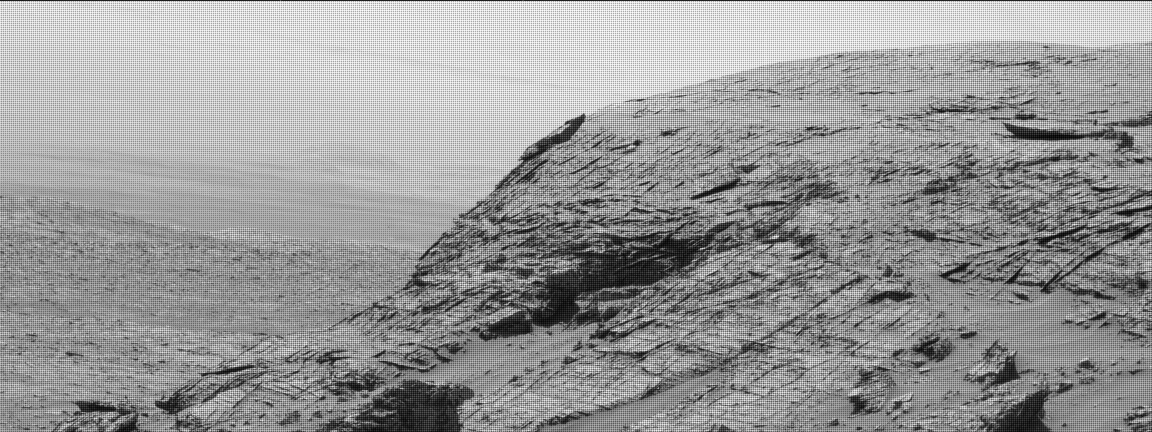
#> input picture images/ML0_673757778EDR_S0872902MCAM00037D1.png, 1152 x 432 px; its folder holds only this picture in this run
$ python select_colmap_images.py --input-dir ../images --output-dir out
#> lines starting #> are read from the running program, lines starting #| are printed output that depends on the picture
# select_colmap_images.py
#
# Final COLMAP subset selector for Virtual Mars.
#
# Run this AFTER:
#   1. filter_xml_metadata.py
#   2. vic2png
#   3. raw_png_filter.py
#   4. demosaic_batch.py
#
# Run this BEFORE:
#   5. COLMAP intrinsics export
#   6. COLMAP feature extraction / matching / mapping
#
# -----------------------------------------------------------------------
# Purpose
# -----------------------------------------------------------------------
# This script selects the FINAL subset of demosaiced images to feed into
# COLMAP.
#
# It is intentionally NOT the main dataset cleanup stage.
# That job now belongs to raw_png_filter.py.
#
# This script assumes the input folder already contains a reasonably clean
# set of images, and it performs:
#
#   1. Quality scoring on the demosaiced images
#   2. Final accept/reject decision for COLMAP
#   3. Per-sequence thinning (to reduce near-duplicate frames)
#   4. Copies selected images into:
#
#        <output_dir>/
#          images/
#          selection_report.csv
#          keep_list.txt
#          sequence_summary.csv
#
# -----------------------------------------------------------------------
# Why this stage exists
# -----------------------------------------------------------------------
# After raw_png_filter.py and demosaicing, you may still have:
#   - too many near-duplicate frames in the same MCAM sequence
#   - some weaker images that are acceptable but not ideal
#
# COLMAP usually benefits from:
#   - strong texture
#   - good sharpness
#   - reasonable overlap
#   - not too many redundant frames from one exact sweep
#
# So this script keeps only the best subset for reconstruction.
#
# -----------------------------------------------------------------------
# Example usage
# -----------------------------------------------------------------------
#
# Bilinear:
#   python select_colmap_images.py ^
#       --input-dir datasets\maria_pass_filtered2\demosaiced\bilinear ^
#       --output-dir COLMAP\colmap_bilinear ^
#       --max-per-sequence 6
#
# Malvar:
#   python select_colmap_images.py ^
#       --input-dir datasets\maria_pass_filtered2\demosaiced\malvar ^
#       --output-dir COLMAP\colmap_malvar ^
#       --max-per-sequence 6
#
# Dry run:
#   python select_colmap_images.py ^
#       --input-dir datasets\maria_pass_filtered2\demosaiced\bilinear ^
#       --output-dir COLMAP\colmap_bilinear ^
#       --max-per-sequence 6 ^
#       --dry-run
#
# -----------------------------------------------------------------------
# Design notes
# -----------------------------------------------------------------------
# Unlike raw_png_filter.py, this script works on fully demosaiced RGB images.
# That means the quality heuristics can reflect what COLMAP will actually see.
#
# The main difference from the earlier version is conceptual:
#   - raw_png_filter.py = early cleanup
#   - select_colmap_images.py = final COLMAP subset builder


import os
import re
import csv
import shutil
import argparse
from pathlib import Path

import numpy as np
from PIL import Image


# -----------------------------------------------------------------------
# Sequence ID extraction
# -----------------------------------------------------------------------

MCAM_PATTERN = re.compile(r"(MCAM\d+)", re.IGNORECASE)


def get_sequence_id(filename: str) -> str:
    """Extract MCAM sequence ID from filename."""
    m = MCAM_PATTERN.search(filename.upper())
    if m:
        return m.group(1)
    return "UNKNOWN"


# -----------------------------------------------------------------------
# Image loading
# -----------------------------------------------------------------------

def load_image(image_path: Path):
    """
    Load one demosaiced PNG and return:
      - rgb array
      - gray array
      - width
      - height
    """
    img = Image.open(image_path).convert("RGB")
    rgb = np.array(img, dtype=np.float32)
    gray = np.array(img.convert("L"), dtype=np.float32)
    height, width = gray.shape
    return rgb, gray, width, height


# -----------------------------------------------------------------------
# Quality metrics
# -----------------------------------------------------------------------

def compute_sharpness(gray: np.ndarray) -> float:
    """
    Laplacian variance.
    Higher = more fine detail / less blur.
    """
    if gray.shape[0] < 3 or gray.shape[1] < 3:
        return 0.0

    center = gray[1:-1, 1:-1]
    up = gray[:-2, 1:-1]
    down = gray[2:, 1:-1]
    left = gray[1:-1, :-2]
    right = gray[1:-1, 2:]

    lap = (up + down + left + right) - (4.0 * center)
    return float(np.var(lap))


def compute_texture(gray: np.ndarray) -> float:
    """
    Mean absolute pixel difference in x and y.
    Higher = more usable scene structure.
    """
    if gray.shape[0] < 2 or gray.shape[1] < 2:
        return 0.0

    dx = np.abs(gray[:, 1:] - gray[:, :-1])
    dy = np.abs(gray[1:, :] - gray[:-1, :])

    return float((np.mean(dx) + np.mean(dy)) / 2.0)


def compute_brightness(gray: np.ndarray):
    """
    Brightness statistics.
    """
    mean_val = float(np.mean(gray))
    std_val = float(np.std(gray))
    dark_fraction = float(np.mean(gray < 15))
    bright_fraction = float(np.mean(gray > 240))

    return mean_val, std_val, dark_fraction, bright_fraction


def has_sky_dominance(gray: np.ndarray) -> bool:
    """
    Sky-heavy frames usually give poor COLMAP support in the sky region.
    Soft penalty only.
    """
    h = gray.shape[0]
    top = gray[:max(1, int(h * 0.20)), :]
    top_mean = float(np.mean(top))
    top_texture = compute_texture(top)

    if top_mean > 170 and top_texture < 8:
        return True
    if top_mean > 145 and top_texture < 6:
        return True
    return False


def has_ground_only(gray: np.ndarray) -> bool:
    """
    Flag close-up frames dominated by similar rock/ground texture.
    Soft penalty only.
    """
    h = gray.shape[0]
    top = gray[: h // 2, :]
    bottom = gray[h // 2 :, :]

    mean_diff = abs(float(np.mean(top)) - float(np.mean(bottom)))
    top_texture = compute_texture(top)
    bottom_texture = compute_texture(bottom)

    return mean_diff < 18 and top_texture > 10 and bottom_texture > 10


# -----------------------------------------------------------------------
# Image scoring
# -----------------------------------------------------------------------

def score_image(image_path: Path) -> dict:
    """
    Score one demosaiced image for final COLMAP suitability.
    """
    try:
        rgb, gray, width, height = load_image(image_path)
    except Exception as exc:
        return {
            "score": 0.0,
            "hard_fail": True,
            "reasons": [f"image_open_failed:{type(exc).__name__}"],
            "sharpness": 0.0,
            "texture": 0.0,
            "brightness_mean": 0.0,
            "brightness_std": 0.0,
            "dark_fraction": 0.0,
            "bright_fraction": 0.0,
            "sky_dominant": False,
            "ground_only": False,
            "width": 0,
            "height": 0,
        }

    sharpness = compute_sharpness(gray)
    texture = compute_texture(gray)
    mean_val, std_val, dark_frac, bright_frac = compute_brightness(gray)
    sky_dominant = has_sky_dominance(gray)
    ground_only = has_ground_only(gray)

    reasons = []
    score = 0.0
    hard_fail = False

    # ------------------------------------------------------------
    # Resolution
    # ------------------------------------------------------------
    if width < 700 or height < 400:
        reasons.append("too_small")
        hard_fail = True

    if width >= 1200 and height >= 1100:
        score += 2.0
    elif width >= 1000 and height >= 700:
        score += 1.0

    # ------------------------------------------------------------
    # Sharpness
    # ------------------------------------------------------------
    if sharpness < 8:
        reasons.append("very_blurry")
        hard_fail = True
    elif sharpness < 25:
        reasons.append("soft")
        score += 0.5
    else:
        score += 2.0

    # ------------------------------------------------------------
    # Texture
    # ------------------------------------------------------------
    if texture < 4:
        reasons.append("very_low_texture")
        hard_fail = True
    elif texture < 8:
        reasons.append("low_texture")
        score += 0.5
    else:
        score += 2.0

    # ------------------------------------------------------------
    # Brightness / contrast
    # ------------------------------------------------------------
    if dark_frac > 0.40:
        reasons.append("too_dark")
        score -= 1.5

    if bright_frac > 0.35:
        reasons.append("too_bright")
        score -= 1.5

    if std_val < 20:
        reasons.append("low_contrast")
        score -= 0.5

    # ------------------------------------------------------------
    # Scene composition heuristics
    # ------------------------------------------------------------
    if sky_dominant:
        reasons.append("sky_dominant")
        score -= 1.0

    if ground_only:
        reasons.append("ground_only")
        score -= 0.5

    # ------------------------------------------------------------
    # Bonus for full-frame Mastcam size
    # ------------------------------------------------------------
    if width >= 1344 and height >= 1200:
        score += 1.5

    return {
        "score": score,
        "hard_fail": hard_fail,
        "reasons": reasons,
        "sharpness": sharpness,
        "texture": texture,
        "brightness_mean": mean_val,
        "brightness_std": std_val,
        "dark_fraction": dark_frac,
        "bright_fraction": bright_frac,
        "sky_dominant": sky_dominant,
        "ground_only": ground_only,
        "width": width,
        "height": height,
    }


# -----------------------------------------------------------------------
# Selection logic
# -----------------------------------------------------------------------

def select_images(scored_rows: list[dict], max_per_sequence: int) -> set[str]:
    """
    Two-pass selection:
      1. Drop hard failures
      2. Within each sequence, keep top N by score
    """
    by_sequence = {}

    for row in scored_rows:
        seq = row["sequence_id"]
        if seq not in by_sequence:
            by_sequence[seq] = []
        by_sequence[seq].append(row)

    selected_stems = set()

    for seq, rows in by_sequence.items():
        passed = [r for r in rows if not r["hard_fail"]]
        failed = [r for r in rows if r["hard_fail"]]

        for r in failed:
            r["final_status"] = "REJECT_QUALITY"

        if not passed:
            continue

        # Sort strongest first
        passed.sort(key=lambda r: (r["score"], r["sharpness"], r["texture"]), reverse=True)

        kept = passed[:max_per_sequence]
        thinned = passed[max_per_sequence:]

        for r in kept:
            r["final_status"] = "KEEP"
            selected_stems.add(r["file_stem"])

        for r in thinned:
            r["final_status"] = "REJECT_THINNED"

    return selected_stems


# -----------------------------------------------------------------------
# Reports
# -----------------------------------------------------------------------

def write_report(rows: list[dict], report_path: Path):
    """
    Full per-image selection report.
    """
    fieldnames = [
        "file_name",
        "file_stem",
        "sequence_id",
        "final_status",
        "score",
        "width",
        "height",
        "sharpness",
        "texture",
        "brightness_mean",
        "brightness_std",
        "dark_fraction",
        "bright_fraction",
        "sky_dominant",
        "ground_only",
        "reasons",
    ]

    with open(report_path, "w", newline="", encoding="utf-8") as f:
        writer = csv.DictWriter(f, fieldnames=fieldnames)
        writer.writeheader()

        for row in rows:
            writer.writerow({
                "file_name": row["file_name"],
                "file_stem": row["file_stem"],
                "sequence_id": row["sequence_id"],
                "final_status": row.get("final_status", "UNKNOWN"),
                "score": f"{row['score']:.3f}",
                "width": row["width"],
                "height": row["height"],
                "sharpness": f"{row['sharpness']:.2f}",
                "texture": f"{row['texture']:.2f}",
                "brightness_mean": f"{row['brightness_mean']:.1f}",
                "brightness_std": f"{row['brightness_std']:.1f}",
                "dark_fraction": f"{row['dark_fraction']:.3f}",
                "bright_fraction": f"{row['bright_fraction']:.3f}",
                "sky_dominant": row["sky_dominant"],
                "ground_only": row["ground_only"],
                "reasons": ";".join(row["reasons"]),
            })


def write_sequence_summary(rows: list[dict], summary_path: Path):
    """
    Per-sequence summary after final selection.
    """
    grouped = {}

    for row in rows:
        seq = row["sequence_id"]
        if seq not in grouped:
            grouped[seq] = {
                "sequence_id": seq,
                "count_total": 0,
                "count_keep": 0,
                "count_reject_quality": 0,
                "count_reject_thinned": 0,
                "score_sum": 0.0,
                "sample_files": [],
            }

        grouped[seq]["count_total"] += 1
        grouped[seq]["score_sum"] += row["score"]

        status = row.get("final_status", "UNKNOWN")
        if status == "KEEP":
            grouped[seq]["count_keep"] += 1
        elif status == "REJECT_QUALITY":
            grouped[seq]["count_reject_quality"] += 1
        elif status == "REJECT_THINNED":
            grouped[seq]["count_reject_thinned"] += 1

        if len(grouped[seq]["sample_files"]) < 5:
            grouped[seq]["sample_files"].append(row["file_name"])

    summary_rows = []
    for seq, item in grouped.items():
        avg_score = item["score_sum"] / max(1, item["count_total"])
        summary_rows.append({
            "sequence_id": seq,
            "count_total": item["count_total"],
            "count_keep": item["count_keep"],
            "count_reject_quality": item["count_reject_quality"],
            "count_reject_thinned": item["count_reject_thinned"],
            "avg_score": avg_score,
            "sample_files": " | ".join(item["sample_files"]),
        })

    summary_rows.sort(
        key=lambda x: (x["count_keep"], x["avg_score"], x["count_total"]),
        reverse=True,
    )

    with open(summary_path, "w", newline="", encoding="utf-8") as f:
        writer = csv.DictWriter(
            f,
            fieldnames=[
                "sequence_id",
                "count_total",
                "count_keep",
                "count_reject_quality",
                "count_reject_thinned",
                "avg_score",
                "sample_files",
            ]
        )
        writer.writeheader()
        writer.writerows(summary_rows)


# -----------------------------------------------------------------------
# Main
# -----------------------------------------------------------------------

def main():
    parser = argparse.ArgumentParser(
        description=(
            "Select the final demosaiced images for COLMAP. "
            "Applies quality scoring and per-sequence thinning."
        )
    )

    parser.add_argument(
        "--input-dir",
        required=True,
        help="Folder containing demosaiced PNG images (bilinear OR malvar)."
    )
    parser.add_argument(
        "--output-dir",
        required=True,
        help=(
            "COLMAP workspace root. The script will create/use an images/ folder "
            "inside it and write reports at the root."
        )
    )
    parser.add_argument(
        "--max-per-sequence",
        type=int,
        default=6,
        help="Maximum number of images to keep per MCAM sequence (default: 6)."
    )
    parser.add_argument(
        "--dry-run",
        action="store_true",
        help="Do not copy files; only score and write reports."
    )

    args = parser.parse_args()

    input_dir = Path(args.input_dir)
    output_dir = Path(args.output_dir)
    images_dir = output_dir / "images"

    if not input_dir.is_dir():
        raise FileNotFoundError(f"Input directory not found: {input_dir}")

    image_files = sorted(input_dir.glob("*.png"))
    if not image_files:
        raise FileNotFoundError(f"No PNG files found in: {input_dir}")

    if not args.dry_run:
        images_dir.mkdir(parents=True, exist_ok=True)
    else:
        output_dir.mkdir(parents=True, exist_ok=True)

    print("\n=========================================================")
    print("SELECT COLMAP IMAGES")
    print("=========================================================")
    print(f"Input folder       : {input_dir}")
    print(f"Output folder      : {output_dir}")
    print(f"Image count        : {len(image_files)}")
    print(f"Max per sequence   : {args.max_per_sequence}")
    print(f"Dry run            : {args.dry_run}")
    print("=========================================================\n")

    scored_rows = []

    for image_path in image_files:
        file_name = image_path.name
        file_stem = image_path.stem
        sequence_id = get_sequence_id(file_name)

        result = score_image(image_path)
#> in score_image, `rgb, gray, width, height = load_image(image_path)`: width = 1152; height = 432
#> in compute_sharpness, `lap = (up + down + left + right) - (4.0 * center)`:
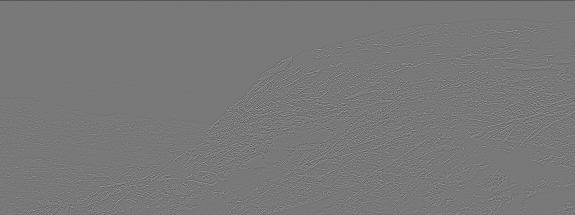
#> lap: shape (430, 1150) float32 (shown at 1/2 size); min -368, max 408, mean -0.5; drawn with min black and max white
#> in score_image, `sharpness = compute_sharpness(gray)`: sharpness = 16570.1
#> in score_image, `texture = compute_texture(gray)`: texture = 40.87
#> in compute_brightness, `mean_val = float(np.mean(gray))`: mean_val = 152.9
#> in compute_brightness, `std_val = float(np.std(gray))`: std_val = 54.5
#> in compute_brightness, `dark_fraction = float(np.mean(gray < 15))`: dark_fraction = 0.00345
#> in compute_brightness, `bright_fraction = float(np.mean(gray > 240))`: bright_fraction = 0.0369
#> in score_image, `mean_val, std_val, dark_frac, bright_frac = compute_brightness(gray)`: mean_val = 152.9; std_val = 54.5; dark_frac = 0.00345; bright_frac = 0.0369
#> in has_sky_dominance, `top = gray[:max(1, int(h * 0.20)), :]`:
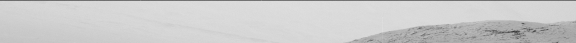
#> top: shape (86, 1152) float32 (shown at 1/2 size); min 18, max 255, mean 204
#> in has_sky_dominance, `top_mean = float(np.mean(top))`: top_mean = 204
#> in compute_texture (call 2), `dy = np.abs(gray[1:, :] - gray[:-1, :])`:
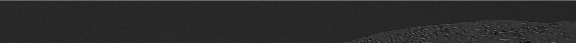
#> dy: shape (85, 1152) float32 (shown at 1/2 size); min 0, max 205, mean 43.2
#> in has_sky_dominance, `top_texture = compute_texture(top)`: top_texture = 42.18
#> in score_image, `sky_dominant = has_sky_dominance(gray)`: sky_dominant = False
#> in has_ground_only, `top = gray[: h // 2, :]`:
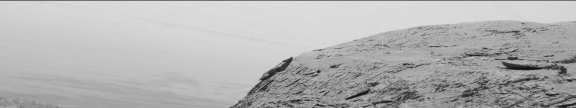
#> top: shape (216, 1152) float32 (shown at 1/2 size); min 0, max 255, mean 178.9
#> in has_ground_only, `bottom = gray[h // 2 :, :]`:
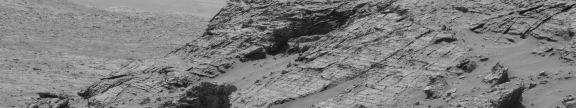
#> bottom: shape (216, 1152) float32 (shown at 1/2 size); min 2, max 247, mean 126.9
#> in has_ground_only, `mean_diff = abs(float(np.mean(top)) - float(np.mean(bottom)))`: mean_diff = 52.05
#> in compute_texture (call 3), `dy = np.abs(gray[1:, :] - gray[:-1, :])`:
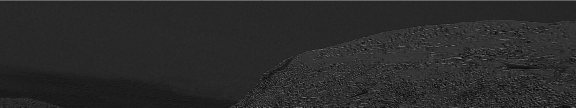
#> dy: shape (215, 1152) float32 (shown at 1/2 size); min 0, max 205, mean 42.8
#> in has_ground_only, `top_texture = compute_texture(top)`: top_texture = 42.1
#> in compute_texture (call 4), `dy = np.abs(gray[1:, :] - gray[:-1, :])`:
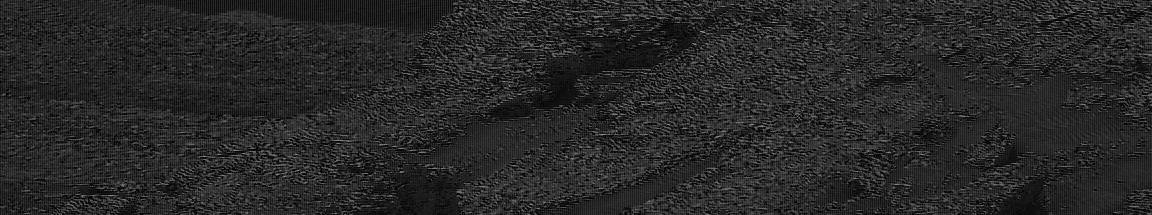
#> dy: shape (215, 1152) float32; min 0, max 157, mean 40
#> in has_ground_only, `bottom_texture = compute_texture(bottom)`: bottom_texture = 39.65
#> in score_image, `ground_only = has_ground_only(gray)`: ground_only = False
#> result = 13 items

        row = {
            "file_name": file_name,
            "file_stem": file_stem,
            "sequence_id": sequence_id,
            **result,
        }
        scored_rows.append(row)

        print(
            f"{file_name} | "
            f"score={result['score']:.2f} | "
            f"hard_fail={result['hard_fail']} | "
            f"reasons={';'.join(result['reasons'])}"
        )
#| ML0_673757778EDR_S0872902MCAM00037D1.png | score=4.00 | hard_fail=False | reasons=

    selected_stems = select_images(scored_rows, args.max_per_sequence)
#> the loop in select_images, `for row in scored_rows:` made 1 pass
#> seq on pass 1: 'MCAM00037'
#> after the loop in select_images, `for row in scored_rows:`: by_sequence = 1 item
#> the loop in select_images, `for seq, rows in by_sequence.items():` made 1 pass
#> after the loop in select_images, `for seq, rows in by_sequence.items():`: r = 17 items; selected_stems = 1 item
#> selected_stems = 1 item

    copied_count = 0
    for row in scored_rows:
        if row.get("final_status") == "KEEP":
            src = input_dir / row["file_name"]
            dst = images_dir / row["file_name"]

            if not args.dry_run:
                shutil.copy2(src, dst)

            copied_count += 1
#> this loop made 1 pass
#> copied_count on pass 1: 1
#> after the loop, copied_count = 1

    report_csv = output_dir / "selection_report.csv"
    write_report(scored_rows, report_csv)
#> the loop in write_report, `for row in rows:` made 1 pass

    keep_list_path = output_dir / "keep_list.txt"
    with open(keep_list_path, "w", encoding="utf-8") as f:
        for row in scored_rows:
            if row.get("final_status") == "KEEP":
                f.write(row["file_name"] + "\n")
#> this loop made 1 pass

    summary_csv = output_dir / "sequence_summary.csv"
    write_sequence_summary(scored_rows, summary_csv)
#> the loop in write_sequence_summary, `for row in rows:` made 1 pass
#> after the loop in write_sequence_summary, `for row in rows:`: grouped = 1 item
#> the loop in write_sequence_summary, `for seq, item in grouped.items():` made 1 pass
#> (seq, avg_score) on pass 1: ('MCAM00037', 4)

    total_keep = sum(1 for r in scored_rows if r.get("final_status") == "KEEP")
#> total_keep = 1
    total_reject_quality = sum(1 for r in scored_rows if r.get("final_status") == "REJECT_QUALITY")
#> total_reject_quality = 0
    total_reject_thinned = sum(1 for r in scored_rows if r.get("final_status") == "REJECT_THINNED")
#> total_reject_thinned = 0

    print("\n=========================================================")
    print("SELECTION COMPLETE")
    print("=========================================================")
    print(f"Total images scored       : {len(scored_rows)}")
#| Total images scored       : 1
    print(f"KEEP                      : {total_keep}")
#| KEEP                      : 1
    print(f"REJECT_QUALITY            : {total_reject_quality}")
#| REJECT_QUALITY            : 0
    print(f"REJECT_THINNED            : {total_reject_thinned}")
#| REJECT_THINNED            : 0
    print(f"Copied to images/         : {copied_count}")
#| Copied to images/         : 1
    print(f"Selection report          : {report_csv}")
    print(f"Keep list                 : {keep_list_path}")
    print(f"Sequence summary          : {summary_csv}")
    if args.dry_run:
        print("\nDRY RUN ONLY: no files were physically copied.")
    print("=========================================================")


if __name__ == "__main__":
    main()
